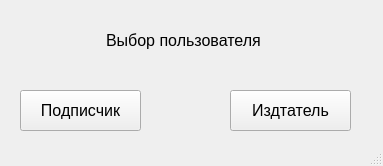
<?xml version="1.0" encoding="UTF-8"?>
<ui version="4.0">
 <class>MainWindow</class>
 <widget class="QMainWindow" name="MainWindow">
  <property name="geometry">
   <rect>
    <x>0</x>
    <y>0</y>
    <width>383</width>
    <height>166</height>
   </rect>
  </property>
  <property name="windowTitle">
   <string>MainWindow</string>
  </property>
  <widget class="QWidget" name="centralwidget">
   <widget class="QLabel" name="label">
    <property name="geometry">
     <rect>
      <x>106</x>
      <y>30</y>
      <width>171</width>
      <height>21</height>
     </rect>
    </property>
    <property name="font">
     <font>
      <pointsize>12</pointsize>
     </font>
    </property>
    <property name="text">
     <string>&lt;html&gt;&lt;head/&gt;&lt;body&gt;&lt;p&gt;Выбор пользователя&lt;/p&gt;&lt;/body&gt;&lt;/html&gt;</string>
    </property>
   </widget>
   <widget class="QPushButton" name="sub_button">
    <property name="geometry">
     <rect>
      <x>20</x>
      <y>90</y>
      <width>121</width>
      <height>41</height>
     </rect>
    </property>
    <property name="font">
     <font>
      <pointsize>12</pointsize>
     </font>
    </property>
    <property name="text">
     <string>Подписчик</string>
    </property>
   </widget>
   <widget class="QPushButton" name="pub_button">
    <property name="geometry">
     <rect>
      <x>230</x>
      <y>90</y>
      <width>121</width>
      <height>41</height>
     </rect>
    </property>
    <property name="font">
     <font>
      <pointsize>12</pointsize>
     </font>
    </property>
    <property name="text">
     <string>Издтатель</string>
    </property>
   </widget>
  </widget>
  <widget class="QStatusBar" name="statusbar"/>
 </widget>
 <resources/>
 <connections/>
</ui>
